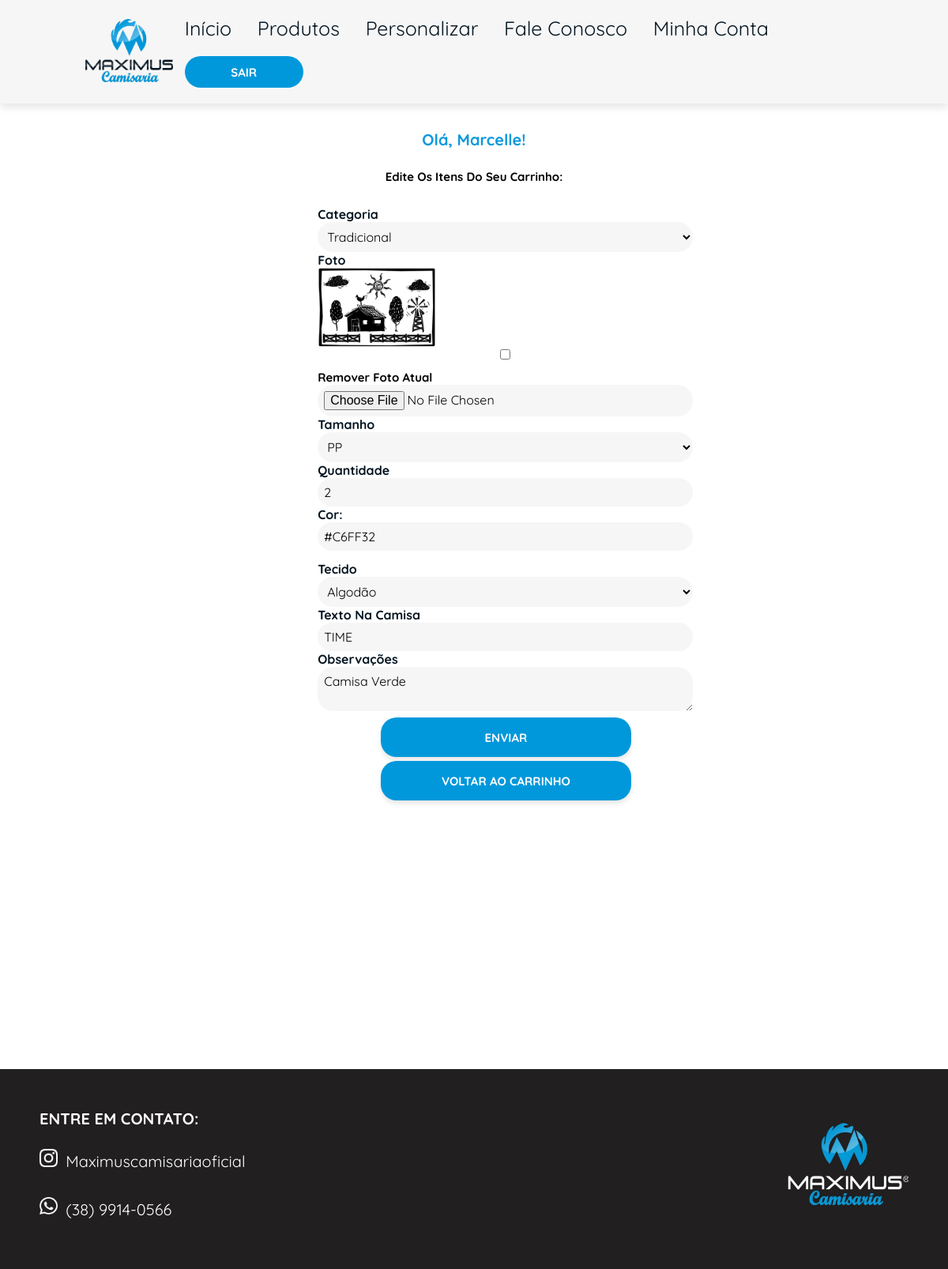
The page /editar_item/4 (signed in) on the database as committed earlier.
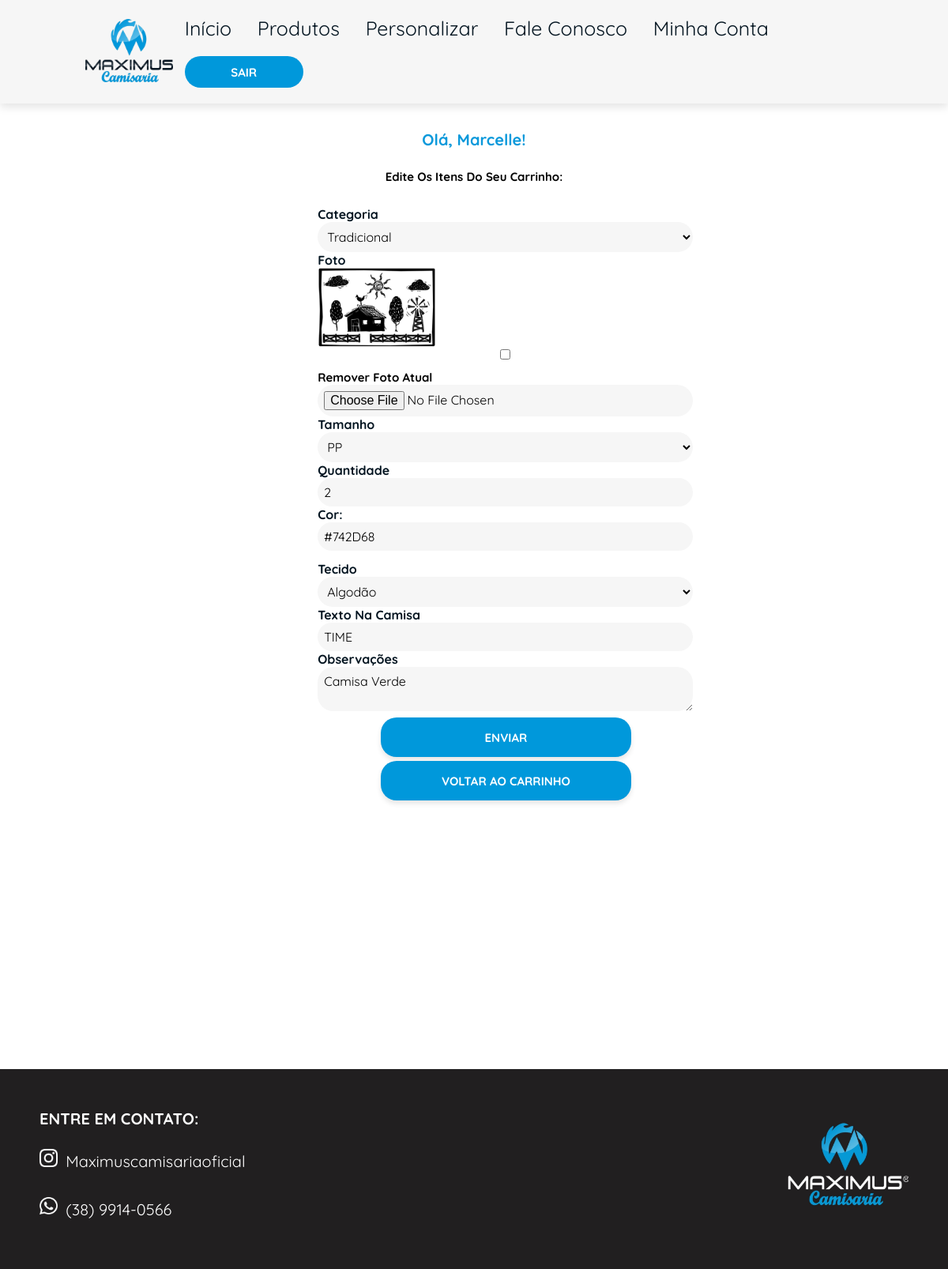
The same page on the database as committed later.
### loja/models.py (models this page shows)
class Usuario(database.Model, UserMixin):
    id = database.Column(database.Integer, primary_key=True)
    username = database.Column(database.String, nullable=False)
    userlastname = database.Column(database.String, nullable=False)
    email = database.Column(database.String, nullable=False, unique=True)
    senha = database.Column(database.String, nullable=False)
    cpf = database.Column(database.String(11), nullable=False, unique=True)
    endereco = database.Column(database.String, nullable=False)
    complemento = database.Column(database.String, nullable=False)
    cidade = database.Column(database.String, nullable=False)
    uf = database.Column(database.String(2), nullable=False)
    cep = database.Column(database.String(8), nullable=False)
    telefone = database.Column(database.String, nullable=False)

class Personalizada(database.Model):
    id = database.Column(database.Integer, primary_key=True)
    foto = database.Column(database.String, default="default.png")
    data_criacao = database.Column(database.DateTime, nullable=False, default=datetime.utcnow())
    categoria = database.Column(database.String, nullable=False)
    cor = database.Column(database.String, nullable=False)
    tamanho = database.Column(database.String, nullable=False)
    quantidade = database.Column(database.Integer, nullable=False)
    tecido = database.Column(database.String, nullable=False)
    texto_camisa = database.Column(database.String, nullable=False)
    observacao = database.Column(database.String, nullable=False)
    id_usuario = database.Column(database.Integer, database.ForeignKey('usuario.id'), nullable=False)

### loja/routes.py (the view, shortened to what this page needs)
@app.route("/editar_item/<int:id>", methods=["GET", "POST"])
@login_required
def editar_item(id):
    item = Personalizada.query.get_or_404(id)
    form = FormPersonalizada()
    form.categoria.data = item.categoria
    form.cor.data = item.cor
    form.tamanho.data = item.tamanho
    form.quantidade.data = item.quantidade
    form.tecido.data = item.tecido
    form.texto_camisa.data = item.texto_camisa
    form.observacao.data = item.observacao
    return render_template('editar_item.html', form=form, item=item)

### loja/forms.py
class FormPersonalizada(FlaskForm):
    foto = FileField('Foto')
    categorias = [('personalizada', 'Personalizada'), ('tradicional', 'Tradicional'), ('raglan', 'Raglan'),
        ('esportiva', 'Esportiva'), ('uniforme', 'Escolar'), ('longa', 'Manga Longa'),
        ('golaV', 'Gola V'), ('golapolo', 'Gola Polo'), ('oversized', 'Oversized')]
    tamanhos = [('pp', 'PP'), ('p', 'P'), ('m', 'M'), ('g', 'G'), ('gg', 'GG')]
    tecidos = [('algodao', 'Algodão'), ('piquet', 'Piquet'), ('dryfit', 'Dry Fit'),
        ('pvantipiling', 'PV Antipiling')]
    categoria = SelectField('Categoria', choices=categorias, validators=[DataRequired()])
    tamanho = SelectField('Tamanho', choices=tamanhos, validators=[DataRequired()])
    quantidade = IntegerField('Quantidade', validators=[DataRequired()])
    tecido = SelectField('Tecido', choices=tecidos, validators=[DataRequired()])
    cor = HiddenField('Cor')
    texto_camisa = StringField('Texto na Camisa', validators=[DataRequired()])
    observacao = TextAreaField('Observações')
    botao_confirmacao = SubmitField('ENVIAR')

### loja/models.py (called while the page is built)
@login_manager.user_loader
def load_usuario(id_usuario):
    return Usuario.query.get(int(id_usuario))

### loja/templates/editar_item.html (shortened to what this page needs)
{% extends "personalizar.html" %}
{% block style %}
<link rel="stylesheet" href="{{ url_for('static', filename='css/homepage.css') }}">
<link rel="stylesheet" href="{{ url_for('static', filename='css/personalizar.css') }}">
{% endblock %}
{% block main1 %}
<main>
    <div class="Subtitulo-base">
        <h1 class="subtitulo"> Olá, {{ current_user.username }}!</h1>
        <h1 class="texto"> Edite os itens do seu carrinho: </h1>
    </div>
{% endblock %}
{% block main2 %}
<section class="personalizar">
    <div class="boxContainer">
        <div class="formulario">
            <form method="POST" action="{{ url_for('editar_item', id=item.id) }}" enctype="multipart/form-data">
                <div class="selecao">
                    {{ form.categoria.label }} {{ form.categoria(value=item.categoria) }}<br>
                    {{ form.foto.label }}
                    {% if item.foto %}
                        <div>
                            <img src="{{ url_for('static', filename='images/fotos_camisas/' + item.foto) }}" alt="Imagem Atual" width="150">
                            <input type="checkbox" name="remove_foto" value="1">
                            <h1 class="texto1"> Remover foto atual </h1>
                        </div>
                    {% endif %}
                    {{ form.foto }}<br>
                    {{ form.tamanho.label }} {{ form.tamanho(value=item.tamanho) }}<br>
                    {{ form.quantidade.label }} {{ form.quantidade(value=item.quantidade) }}<br>
                    <div class="seletor-cor">
                        <label for="cor">Cor:</label><br>
                        <input class="jscolor {onFineChange:'updateColor(this)'}" id="cor-picker" value="{{ item.cor }}">
                    </div>
                    {{ form.cor(value=item.cor) }}<br>
                    {{ form.tecido.label }} {{ form.tecido(value=item.tecido) }}<br>
                    {{ form.texto_camisa.label }} {{ form.texto_camisa(value=item.texto_camisa) }}<br>
                    {{ form.observacao.label }} {{ form.observacao(value=item.observacao) }}<br>
                    {{ form.botao_confirmacao(class_="botao") }}
                     <a href="{{ url_for('carrinho') }}"><button class="botao">VOLTAR AO CARRINHO</button></a>
                </div>
            </form>
        </div>
    </div>
</section>
</main>
{% endblock %}

### loja/templates/personalizar.html (shortened to what this page needs)
{% extends "homepage.html" %}
{% block header %}
<header>
    <a href="/"> <img class="logo" src="{{ url_for('static', filename='images/logoPNG.png') }}" alt="Logo"></a>
    <nav class="navbar">
        <a href="{{ url_for('perfil', id_usuario=current_user.id) }}">início</a>
        <a href="/produtos">produtos</a>
        <a href="/personalizar">personalizar</a>
        <a href="/fale">fale conosco</a>
        <a href="/minhaconta">minha conta</a>
        <a href="{{ url_for('logout') }}"> <button class="botao1" type="button"> <strong> SAIR </strong></button></a>
    </nav>
</header>
{% endblock %}

### loja/templates/homepage.html (shortened to what this page needs)
<!DOCTYPE html>
<html lang="pt-br">
<head>
    {% block style %}{% endblock %}
</head>
<body>
    {% block header %}{% endblock %}
    {% block main1 %}{% endblock %}
    {% block main2 %}{% endblock %}
    {% block footer %}
    <footer class="rodape">
        <div>
            <div class="redes-container">
                <h3 class="titulo-rodape"> ENTRE EM CONTATO: </h3>
                <a href="https://www.instagram.com/">
                    <img class="redes-sociais" src="{{ url_for('static', filename='images/rodape/insta.webp') }}" alt="Instagram">
                    <span class="texto-redes-sociais">maximuscamisariaoficial</span>
                </a>
                <br>
                <a href="https://web.whatsapp.com/">
                    <img class="redes-sociais" src="{{ url_for('static', filename='images/rodape/whatsapp.png') }}" alt="WhatsApp">
                    <span class="texto-redes-sociais">(38) 9914-0566</span>
                </a>
            </div>
        </div>
        <a href="/"><img class="logo-rodape" src="{{ url_for('static', filename='images/rodape/logoRodapé.jpeg') }}" alt="Imagem"></a>
    </footer>
    {% endblock %}
</body>
</html>

### loja/static/css/homepage.css (style rules this page uses)
:root { --azulclaro: #0098db; --azulescuro: #041521; --branco: #f6f6f6; --azulbotao: #00008B; --logoescura: #211f20; }
* { margin: 0; padding: 0; box-sizing: border-box; font-family: "Quicksand", sans-serif; outline: none; border: none; text-transform: capitalize; transition: .2s linear; }
html { font-size: 62.5%; scroll-behavior: smooth; scroll-padding-top: 6rem; overflow-x: hidden; }
header { top: 0; left: 0; right: 0; background:var(--branco); padding: 2rem 9%; display: flex; align-items: center; justify-content: space-between; z-index: 1000; box-shadow: 0 .5rem 1rem rgba(0, 0, 0, .1); }
header .logo { height: 8rem; }
header a { text-decoration: none; }
header .navbar a { font-size: 25px; padding: 0 1.5rem; color: var(--azulescuro); }
main { padding-top: 8px; margin-bottom: 12rem; display: flex; flex-direction: column; align-items: center; text-align: center; }
.botao { background-color:var(--azulclaro) ; width: 5rem; height: 3rem; border: none; font-family: 'Quicksand', sans-serif; font-size: 15px; color: white; border-radius: 20px; margin-top: 2rem; }
.botao1 { background-color:var(--azulclaro) ; width: 15rem; height: 4rem; border: none; font-family: 'Quicksand', sans-serif; font-size: 15px; color: white; border-radius: 20px; margin-top: 2rem; }
.subtitulo { padding: 5px; font-family: "Quicksand", sans-serif; color:#0b99db; display: flex; justify-content: center; height: 70; margin-top: 2rem; margin-bottom: 2rem; }
.texto { text-align: center; margin-top: 10px; font-size: 15px }
.rodape { display: flex; justify-content: space-between; align-items: flex-start; background-color: var(--logoescura); margin: 0; padding: 5rem; }
.titulo-rodape { font-family: "Quicksand", sans-serif; font-size: 20px; color: white; margin-bottom: 16px; }
.logo-rodape { height: 15rem; }
.redes-container { display: flex; flex-direction: column; gap: 1rem; }
.redes-sociais { height: 2.25rem; margin-right: 8px; }
.texto-redes-sociais { color: white; font-size: 20px; }
.redes-container a { text-decoration: none; }

### loja/static/css/personalizar.css (style rules this page uses)
.personalizar { padding-top: 8px; margin-bottom: 20rem; }
.personalizar .boxContainer { display: flex; justify-content: center; gap: 2rem; padding: 0 2rem; margin: 2rem 0; }
.personalizar .formulario { flex: 1; display: flex; flex-direction: column; text-align: left; gap: 1rem; }
.personalizar .formulario label { font-family: 'Quicksand', sans-serif; font-size: 16px; color: var(--azulescuro); font-weight: bold; margin-bottom: 0.8rem; text-align: left; width: 100%; }
.formulario input, .formulario select, .formulario textarea { padding: 0.8rem; border-radius: 20px; background-color: #f6f6f6; font-family: 'Quicksand', sans-serif; font-size: 16px; width: 120%; }
.formulario input[type="number"], .formulario textarea { width: 120%; background-color: #f6f6f6; }
.personalizar .botao { background-color: var(--azulclaro); height: 5rem; width: 80%; border: none; font-family: 'Quicksand', sans-serif; font-size: 15px; font-weight: bold; color: white; border-radius: 20px; margin-top: 0.5rem; margin-left: 80px; cursor: pointer; box-shadow: 0 4px 6px rgba(0, 0, 0, 0.1); transition: background-color 0.3s ease, transform 0.3s ease; }
.texto1 { text-align: left; margin-top: 10px; font-size: 15px }

Rows that differ between the two databases and show on the page:
changed Personalizada "Tradicional": cor "#C6FF32" → "#742D68"
